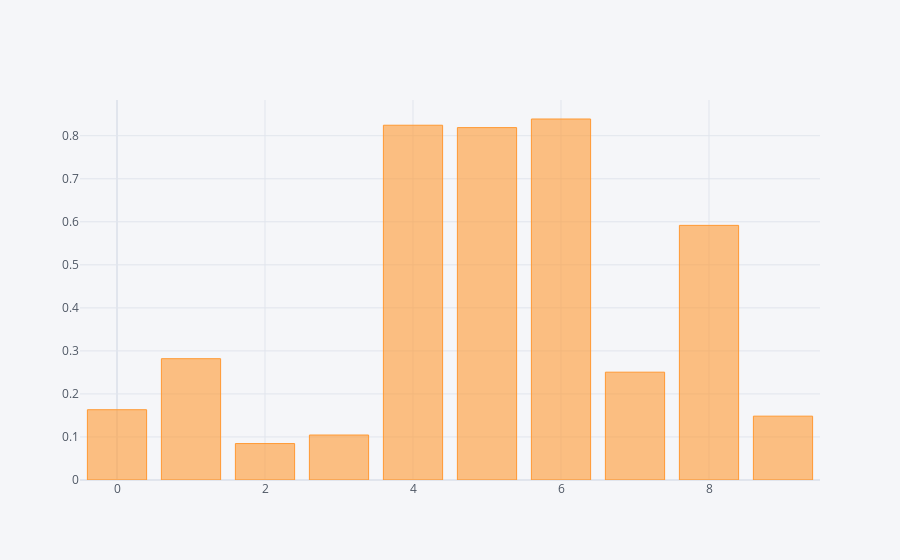

Notebook code for this chart:
### Markdown cell above
### Series 로 그래프 그리기

### Code cell
df['A'].iplot(kind='bar')

### Figure 1 — Plotly figure (JSON) as saved in the notebook; plotly's stock layout.template omitted (floating-point values rounded to 4 significant figures)
{"data": [{"marker": {"color": "rgba(255, 153, 51, 0.6)", "line": {"color": "rgba(255, 153, 51, 1.0)", "width": 1}}, "name": "A", "orientation": "v", "text": "", "type": "bar", "x": [0, 1, 2, 3, 4, 5, 6, 7, 8, 9], "y": [0.1633, 0.2819, 0.08466, 0.1045, 0.8244, 0.8189, 0.8389, 0.2506, 0.5917, 0.1483]}], "layout": {"autosize": true, "legend": {"bgcolor": "#F5F6F9", "font": {"color": "#4D5663"}}, "paper_bgcolor": "#F5F6F9", "plot_bgcolor": "#F5F6F9", "title": {"font": {"color": "#4D5663"}}, "xaxis": {"autorange": true, "gridcolor": "#E1E5ED", "range": [-0.5, 9.5], "showgrid": true, "tickfont": {"color": "#4D5663"}, "title": {"font": {"color": "#4D5663"}, "text": ""}, "type": "linear", "zerolinecolor": "#E1E5ED"}, "yaxis": {"autorange": true, "gridcolor": "#E1E5ED", "range": [0, 0.8831], "showgrid": true, "tickfont": {"color": "#4D5663"}, "title": {"font": {"color": "#4D5663"}, "text": ""}, "type": "linear", "zerolinecolor": "#E1E5ED"}}}
